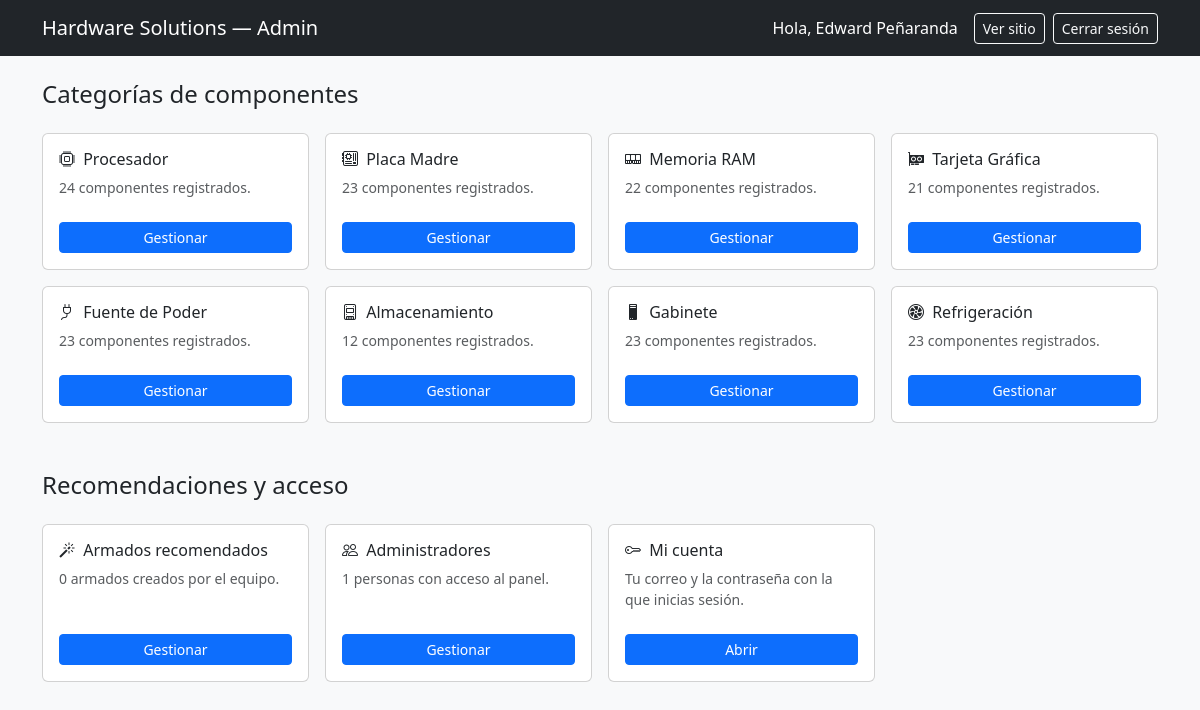
/index.php?c=panel (signed in), run on the app's committed database.
### tables this page shows
CREATE TABLE `categorias` (
  `id` int NOT NULL AUTO_INCREMENT,
  `nombre` varchar(50) NOT NULL,
  `tabla` varchar(50) NOT NULL,
  PRIMARY KEY (`id`),
  UNIQUE KEY `nombre` (`nombre`),
  UNIQUE KEY `uq_categorias_tabla` (`tabla`)
);

### nucleo/funciones.php (called while the page is built, shortened)
<?php
function e($valor): string
{
    return htmlspecialchars((string)($valor ?? ''), ENT_QUOTES, 'UTF-8');
}
function url(string $c, string $a = '', array $parametros = []): string
{
    $query = ['c' => $c];
    if ($a !== '') {
        $query['a'] = $a;
    }
    return 'index.php?' . http_build_query($query + $parametros);
}
function icono_categoria(string $categoria): string
{
    $iconos = [
        'cpu' => 'bi-cpu', 'placa_madre' => 'bi-motherboard', 'ram' => 'bi-memory', 'gpu' => 'bi-gpu-card',
        'fuente_poder' => 'bi-plug', 'almacenamiento' => 'bi-device-ssd', 'gabinete' => 'bi-pc', 'cooler' => 'bi-fan',
    ];
    return $iconos[$categoria] ?? 'bi-box';
}
function vista(string $__vista, array $__datos = [], string $zona = 'admin'): void
{
    extract($__datos, EXTR_SKIP);
    require RAIZ . '/vistas/plantillas/encabezado.php';
    require RAIZ . "/vistas/$__vista.php";
    require RAIZ . '/vistas/plantillas/pie.php';
}

### controladores/PanelControlador.php (called while the page is built, shortened)
<?php
class PanelControlador
{
    public function index(): void
    {
        $tarjetas = [];
        foreach ((new Categoria($this->pdo))->todas() as $cat) {
            $disponible = isset($this->categorias[$cat['tabla']]);
            $tarjetas[] = [
                'nombre'     => $cat['nombre'],
                'tabla'      => $cat['tabla'],
                'disponible' => $disponible,
                'total'      => $disponible
                    ? (new Componente($this->pdo, $cat['tabla'], $this->categorias[$cat['tabla']]))->contar()
                    : null,
            ];
        }
        vista('panel/dashboard', [
            'titulo'   => 'Panel de administración',
            'tarjetas' => $tarjetas,
            'armados'  => (new ArmadoRecomendado($this->pdo))->contar(),
            'administradores' => (new Administrador($this->pdo))->contar(),
        ]);
    }
}

### index.php (called while the page is built, shortened)
<?php
require_once __DIR__ . '/nucleo/funciones.php';
require_once __DIR__ . '/config/conexion.php';
$categorias = require __DIR__ . '/config/categorias.php';
spl_autoload_register(function (string $clase): void {
    foreach (['controladores', 'modelos', 'nucleo'] as $carpeta) {
        $archivo = __DIR__ . "/$carpeta/$clase.php";
        if (is_file($archivo)) {
            return;
        }
    }
});
$rutas = [
    'inicio'          => ['InicioControlador',        ['index', 'glosario']],
    'catalogo'        => ['CatalogoControlador',      ['index', 'detalle', 'comparar']],
    'armador'         => ['ArmadorControlador',       ['index', 'evaluar']],
    'recomendaciones' => ['RecomendacionControlador', ['index', 'generar']],
    'auth'            => ['AuthControlador',          ['login', 'logout']],
    'panel'           => ['PanelControlador',         ['index']],
    'componentes'     => ['ComponenteControlador',    ['listar', 'formulario', 'guardar', 'eliminar']],
    'armados'         => ['ArmadoControlador',        ['listar', 'formulario', 'guardar', 'eliminar']],
    'administradores' => ['AdministradorControlador', ['listar', 'formulario', 'guardar', 'contrasena', 'correo', 'restablecer']],
];
$c = $_GET['c'] ?? 'inicio';
$a = $_GET['a'] ?? ($rutas[$c][1][0] ?? '');
$controlador = new $clase($pdo, $categorias);
$controlador->$a();

### modelos/Categoria.php (called while the page is built, shortened)
<?php
class Categoria
{
    public function todas(): array
    {
        return $this->pdo->query('SELECT id, nombre, tabla FROM categorias ORDER BY id')->fetchAll();
    }
}

### modelos/Componente.php (called while the page is built, shortened)
<?php
class Componente
{
    public function contar(): int
    {
        return (int)$this->pdo->query("SELECT COUNT(*) FROM `{$this->tabla}`")->fetchColumn();
    }
}

### vistas/panel/dashboard.php (the view)
<h1 class="h4 mb-4">Categorías de componentes</h1>
<div class="row g-3 mb-5">
    <?php foreach ($tarjetas as $t): ?>
        <div class="col-sm-6 col-lg-3">
            <div class="card h-100">
                <div class="card-body d-flex flex-column">
                    <h2 class="h6 card-title"><i class="bi <?= icono_categoria($t['tabla']) ?> me-1" aria-hidden="true"></i> <?= e($t['nombre']) ?></h2>
                    <?php if ($t['disponible']): ?>
                        <p class="text-muted small flex-grow-1"><?= (int)$t['total'] ?> componentes registrados.</p>
                        <a href="<?= e(url('componentes', 'listar', ['cat' => $t['tabla']])) ?>" class="btn btn-sm btn-primary mt-2">Gestionar</a>
                    <?php else: ?>
                        <p class="text-muted small flex-grow-1">Próximamente.</p>
                        <button class="btn btn-sm btn-outline-secondary mt-2" disabled>Gestionar</button>
                    <?php endif; ?>
                </div>
            </div>
        </div>
    <?php endforeach; ?>
</div>
<h2 class="h4 mb-4">Recomendaciones y acceso</h2>
<div class="row g-3">
    <div class="col-sm-6 col-lg-3">
        <div class="card h-100">
            <div class="card-body d-flex flex-column">
                <h3 class="h6 card-title"><i class="bi bi-magic me-1" aria-hidden="true"></i> Armados recomendados</h3>
                <p class="text-muted small flex-grow-1"><?= (int)$armados ?> armados creados por el equipo.</p>
                <a href="<?= e(url('armados', 'listar')) ?>" class="btn btn-sm btn-primary mt-2">Gestionar</a>
            </div>
        </div>
    </div>
    <div class="col-sm-6 col-lg-3">
        <div class="card h-100">
            <div class="card-body d-flex flex-column">
                <h3 class="h6 card-title"><i class="bi bi-people me-1" aria-hidden="true"></i> Administradores</h3>
                <p class="text-muted small flex-grow-1"><?= (int)$administradores ?> personas con acceso al panel.</p>
                <a href="<?= e(url('administradores', 'listar')) ?>" class="btn btn-sm btn-primary mt-2">Gestionar</a>
            </div>
        </div>
    </div>
    <div class="col-sm-6 col-lg-3">
        <div class="card h-100">
            <div class="card-body d-flex flex-column">
                <h3 class="h6 card-title"><i class="bi bi-key me-1" aria-hidden="true"></i> Mi cuenta</h3>
                <p class="text-muted small flex-grow-1">Tu correo y la contraseña con la que inicias sesión.</p>
                <a href="<?= e(url('administradores', 'contrasena')) ?>" class="btn btn-sm btn-primary mt-2">Abrir</a>
            </div>
        </div>
    </div>
</div>

### recursos/css/estilos.css (style rules this page uses)
:root { --hs-azul: #34508f; --hs-azul-oscuro: #263c70; --hs-azul-claro: #e8edf7; --hs-fondo: #f5f7fb; }

### data on the page
categorias: nombre "Procesador", total "24"
categorias: nombre "Placa Madre", total "23"
categorias: nombre "Memoria RAM", total "22"
categorias: nombre "Tarjeta Gráfica", total "21"
categorias: nombre "Fuente de Poder", total "23"
categorias: nombre "Almacenamiento", total "12"
categorias: nombre "Gabinete", total "23"
categorias: nombre "Refrigeración", total "23"

### other printed values
$_SESSION['admin_nombre'] "Edward Peñaranda"
$armados "0"
$administradores "1"
